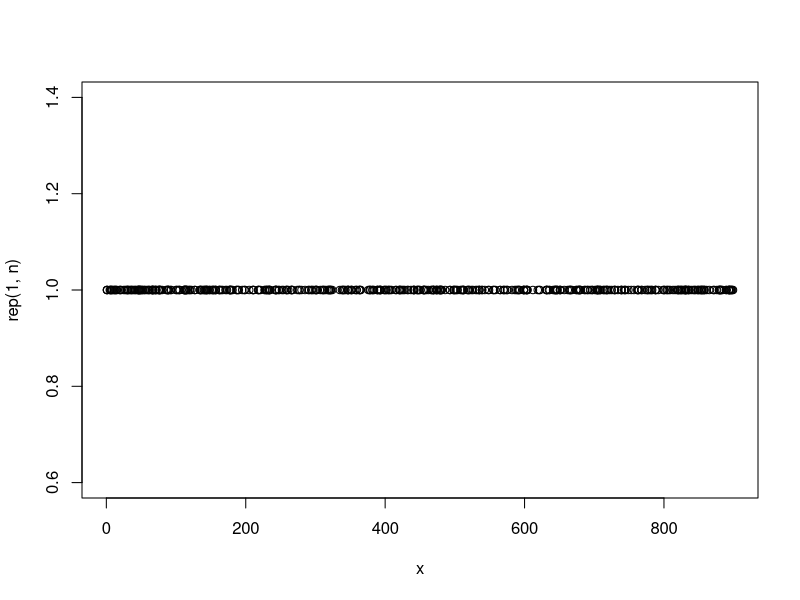
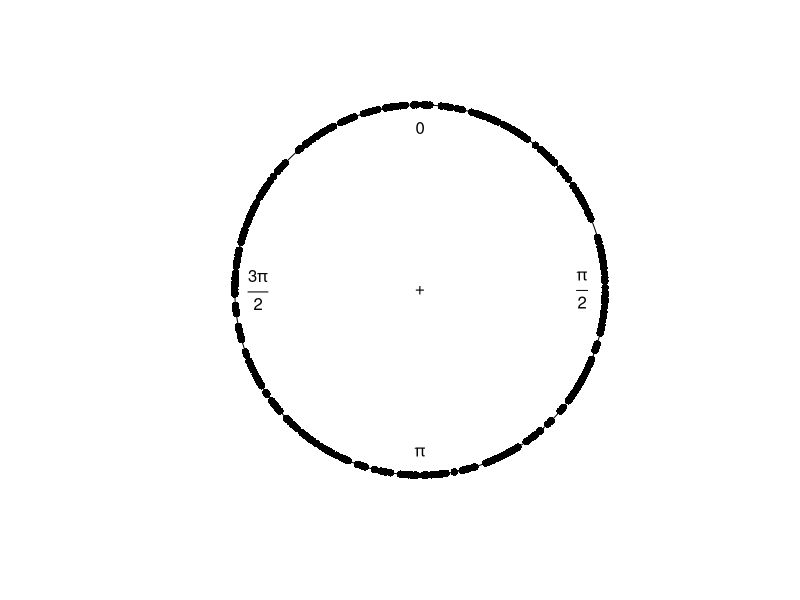
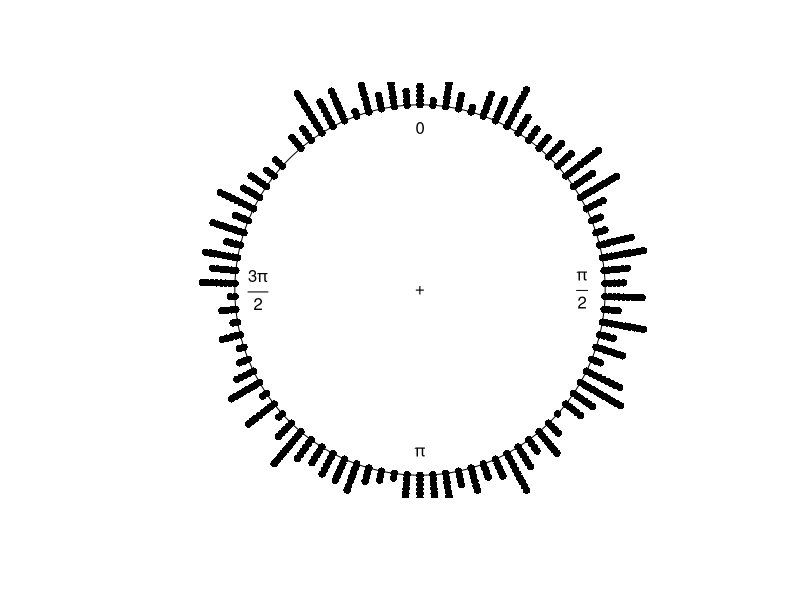

Write the R code that produced these figures, in order.
require(circular)
n <- 500
min <- 0
max <- 900
x <- floor(runif(n=n,min=min, max=max))

theta <- circular(x)
summary(theta)


plot(x, y=rep(1, n))
plot(theta, zero=pi/2, rotation="clock")
plot(theta, zero=pi/2, rotation="clock", stack=T, bins=90)
